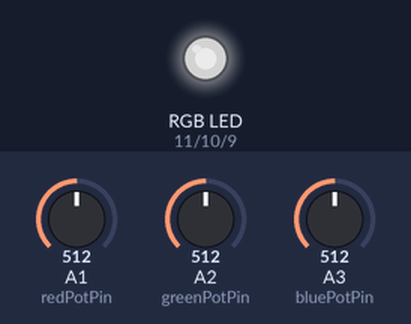
Simulated run of this sketch. Board: Arduino Uno, built with avr-gcc and run on an emulated ATmega328P. On the bench: an RGB LED mixed from three pins (HIGH = lit). The inputs (shaded band) are chosen by the test bench; at power-on: A1 (redPotPin) = 512, A2 (greenPotPin) = 512, A3 (bluePotPin) = 512. Dim RGB values are drawn brighter than linear; what the sketch prints to the serial monitor is not drawn.

Above: at 1.2 s.
1.3 s: A1 (redPotPin) set to 306
At 1.8 s:
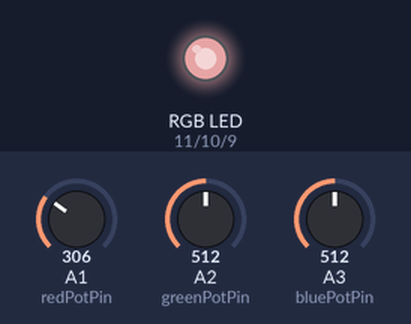
2.8 s: A2 (greenPotPin) set to 306
At 3.3 s:
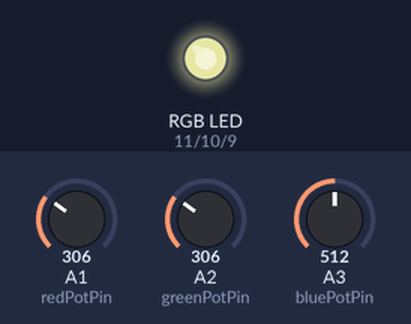
4.3 s: A3 (bluePotPin) set to 306
At 4.7 s:
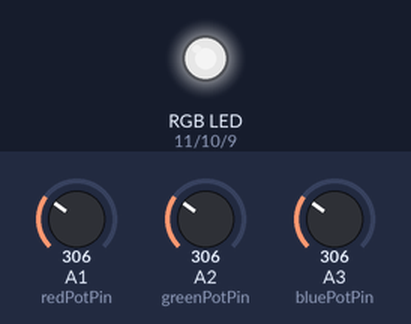
5.8 s: A1 (redPotPin) set to 122
At 6.1 s:
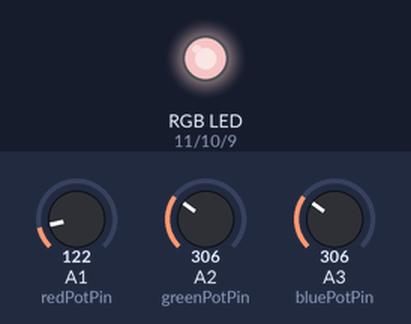
7.3 s: A2 (greenPotPin) set to 122
At 8.5 s:
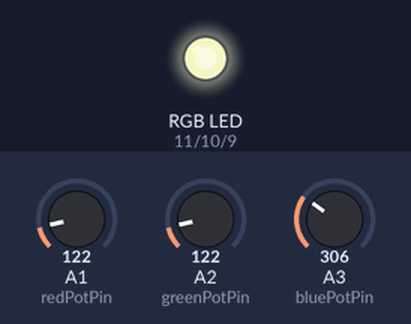
8.8 s: A3 (bluePotPin) set to 122
At 10.1 s:
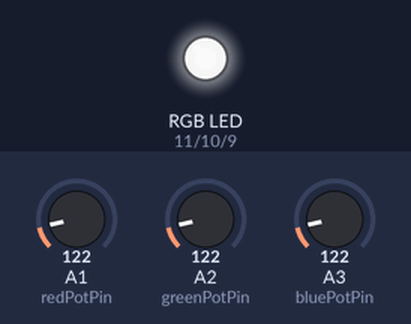
Timing chart, 0 to 11.3 s (numbered marks = the images above; inputs shaded):
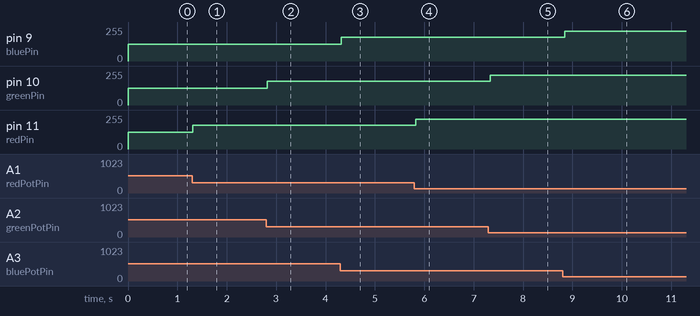

The sketch:

Adafruit_Lesson3_RGB_LED.ino
```cpp
/* Adafruit Arduino - Lesson 3 - RGB LED */

int redPin = 11;
int greenPin = 10;
int bluePin = 9;

int redPotPin = 1;
int greenPotPin = 2;
int bluePotPin = 3;

int delayLength = 1250;

#define COMMON_ANODE

void setup()
{
  Serial.begin(9600);
  pinMode(redPin, OUTPUT);
  pinMode(greenPin, OUTPUT);
  pinMode(bluePin, OUTPUT);
}

void loop()
{
  Serial.println("entering loop now!");

  int redVal = analogRead(redPotPin) / 4;
  int greenVal = analogRead(greenPotPin) / 4;
  int blueVal = analogRead(bluePotPin) / 4;

  setColor(redVal, greenVal, blueVal);
  delay(100);
}

void colorRotator()
{
  setColor(255, 0, 0); //red
  delay(delayLength);
  setColor(0x4B, 0x0, 0x82); //indigo, in hex
  delay(delayLength);
  setColor(0, 255, 0); //green
  delay(delayLength);
  setColor(0, 0, 255); //blue
  delay(delayLength);
  setColor(255, 255, 0); //yellow
  delay(delayLength);
  setColor(80, 0, 80); //purple
  delay(delayLength);
  setColor(0, 255, 255); //aqua
  delay(delayLength);
}

void setColor(int red, int green, int blue)
{
  #ifdef COMMON_ANODE
    red = 255 - red;
    green = 255 - green;
    blue = 255 - blue;
  #endif

  analogWrite(redPin, red);
  analogWrite(greenPin, green);
  analogWrite(bluePin, blue);
}
```

Measured:
- after the input at 1.3 s, pin 11 (redPin): 127/255 → 179/255 at once
- after the input at 2.8 s, pin 10 (greenPin): 127/255 → 179/255 at once
- after the input at 4.3 s, pin 9 (bluePin): 127/255 → 179/255 at once
- after the input at 5.8 s, pin 11 (redPin): 179/255 → 225/255 at once
- after the input at 7.3 s, pin 10 (greenPin): 179/255 → 225/255 at once
- after the input at 8.8 s, pin 9 (bluePin): 179/255 → 225/255 after 0.05 s
